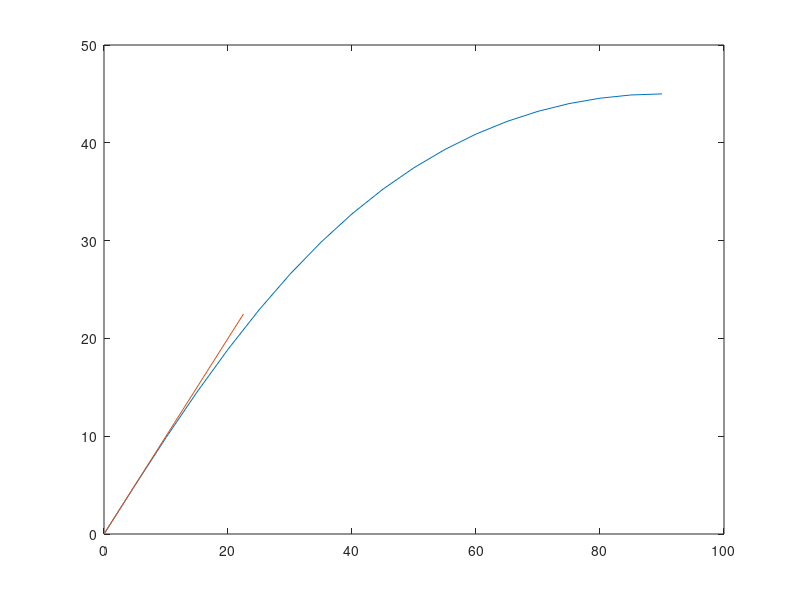

Write MATLAB code to recreate this figure.
%% Setup
div = 5; % Intervals we want to increment from zero to final value
loMax = 90; % Maximum longitude
n = (loMax/div)+ 1; % Calculates cardinality of values based off interval divsion count
lon = linspace(0,90,n); % Creates longitude array counting in 5 degree interval starting from 0 and ending at 90
az = 45; % Specifies azimuth angle
beta = 90 - az; % Calculates complementary angle for spherical triangle
gamma = 90; % Through definition of latitude and longitude being perpendicular
lat = zeros(1,n); % Initializes latitude array, prefilled with zeros


%% Calculation
for i = 1:n
    alpha = acosd(sind(beta)*sind(gamma)*cosd(lon(i)) - cosd(beta)*cosd(gamma)); % Calculates alpha for term i of lon
    lat(i) = asind((sind(lon(i))/sind(alpha))*sind(beta)); % Calculates latitude for term i of lon
end

%% Plot
latLot = plot(lon,lat) % Creates plot
line([0,22.5],[0,22.5]);